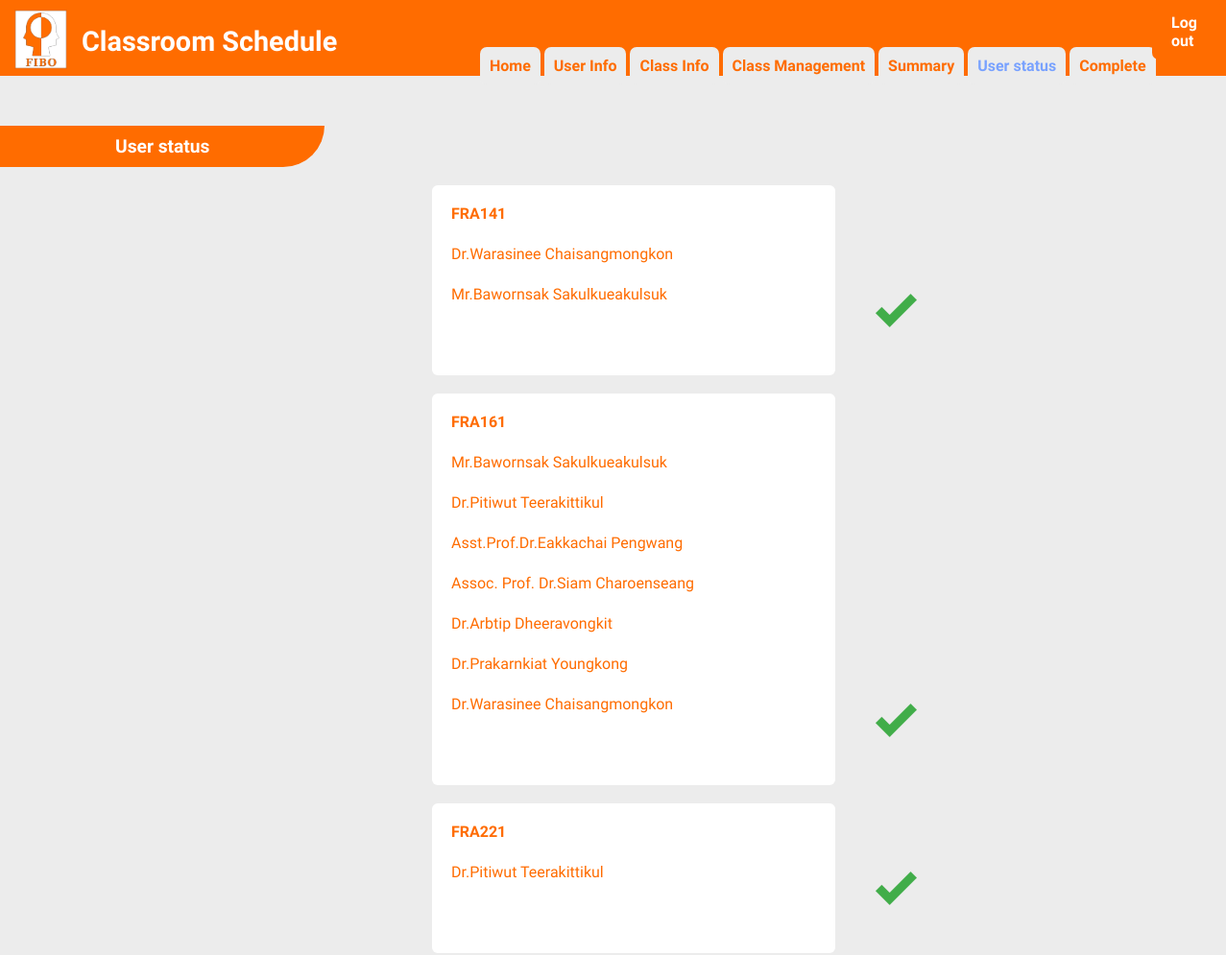
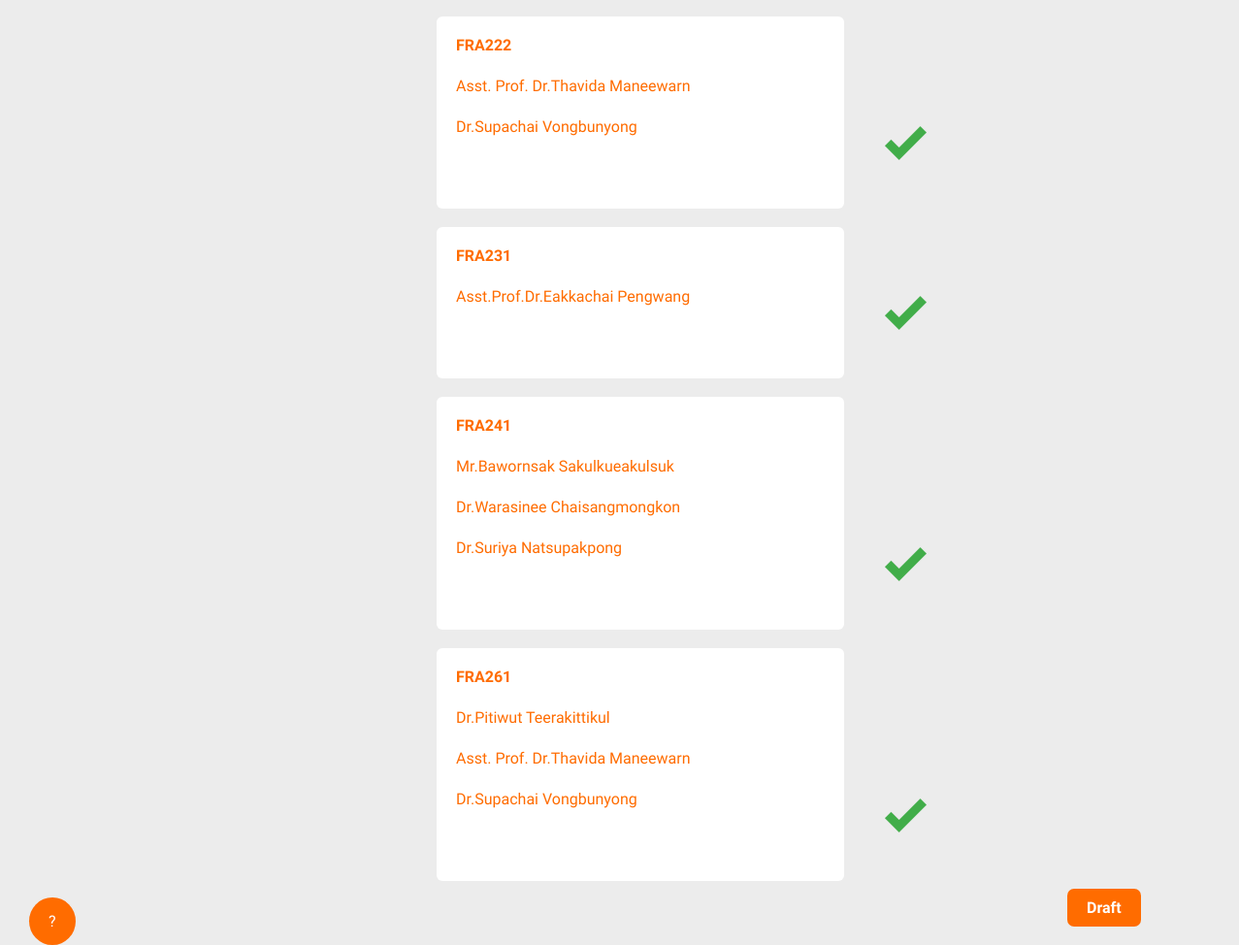
The page /admin6.php on the database its author committed (2 pictures, top to bottom).
### tables this page shows
CREATE TABLE `table_teacher_subject` (
  `No` int(3) NOT NULL,
  `teacher_name` varchar(100) NOT NULL,
  `subject_code` varchar(100) NOT NULL
);

### admin6.php (the view, shortened to what this page needs)
<?php
      require 'dbconfig/config.php';
?>
<!DOCTYPE html>
<html lang="en">
  <head>
    <link rel="stylesheet" type="text/css" href="css/admin1.css">
    <link rel="stylesheet" href="https://cdnjs.cloudflare.com/ajax/libs/font-awesome/4.7.0/css/font-awesome.min.css">
  </head>
  <body>
    <header>
        <img src="images/FIBO_logo.jpg" width="55" height="62" style="margin-top: 10px; margin-left: 10px">
        <div style="font-size: 1.8em; margin-top: -50px; margin-left: 80px">
        <b>Classroom Schedule</b>
        </div><br>
        </header>
        <div style="margin-top: -30px; margin-left: 500px">
            <a href="admin1.php" class="btn1"><b>Home</b></a>
            <a href="admin2.php" class="btn1"><b>User Info</b></a>
            <a href="admin3.php" class="btn1"><b>Class Info</b></a>
            <a href="admin4.php" class="btn1"><b>Class Management</b></a>
            <a href="#" class="btn1"><b>Summary</b></a>
            <a href="admin6.php" class="btn1" style=" color: #79a2ff"><b>User status</b></a>
            <a href="admin7.php" class="btn1"><b>Complete</b></a>
        </div>
        <div style="margin-top: -84px; margin-left: 1200px">
            <a href="index.php" class="btn"><b>Log out</b></a>
        </div>
        <div style="margin-top: 50px;">
            <br><b class="topics">User status</b><br><br>
        </div>
        <?php
        $allsubject = "SELECT DISTINCT subject_code AS Subjects FROM table_teacher_subject";
        $sql = "SELECT * FROM table_teacher_subject";
        $smyData = mysqli_query($con, $sql);
        $smyData2 = mysqli_query($con, $allsubject);
        $save = "";
        while($row = mysqli_fetch_array($smyData2)){
            $check = $row['Subjects'];
            echo "<div style='margin-top:0px; margin-left:450px'class='statuskru'>";
            echo "<p class='text-head'> <b>".$row["Subjects"]."</b></p><br>";
            if($save != "") {
                echo "<p class='text'>".$save."</p><br>";
            }
            while($row = mysqli_fetch_array($smyData)) {
                if($check == $row['subject_code'])
                {
                    echo "<p class='text'>".$row['teacher_name']."</p><br>";
                }
                else if($check != $row['subject_code']) {
                    $save = $row['teacher_name'];
                    break;
                }
            }
            echo "<img src='images/tick.png'>";
            echo "</div>";
            echo "<br>";
            echo "<br>";
        }
            echo "<br>";
    ?>
        <div style="margin-top:-30px;margin-left:1100px">
            <a href="admin7.php" class="btn"><b>Draft</b></a>
        </div>
        <div style="margin-top:-30px;margin-left:30px">
            <button class="howto">?</button>
        </div>
      </body>
    </html>
  </body>
</html>

### css/admin1.css (style rules this page uses)
* { margin: 0; padding: 0; }
.btn { display: inline-block; border: 0px solid #ff6c00; padding: 10px 20px; background-color: #ff6c00; text-decoration: none; font-family: 'Work Sans', sans-serif; font-size: 1em; color: #ffffff ; border-radius: 7px; transition: 0.1s; }
.btn1 { display: inline-block; border: 0px solid #ff6c00; padding: 10px 10px; background-color: #ececec; text-decoration: none; font-family: 'Work Sans', sans-serif; font-size: 1em; color: #ff6c00 ; border-radius: 7px; transition: 0.1s; }
.topics { display: inline-block; border: 0px solid #ff6c00; padding: 10px 120px; background-color: #ff6c00; text-decoration: none; font-family: 'Work Sans', sans-serif; font-size: 1.2em; color: #ffffff ; border-bottom-right-radius: 50px; transition: 0.1s; }
.statuskru { width:420px; height:auto; border:0px; display:inline-block; background:#ffffff; font-size:1em; color:#ff6c00; text-align: left; border-radius:6px; line-height: 42px; font-family: 'Work Sans', sans-serif; box-sizing: border-box 0px; }
.howto { display: inline-block; border: 0px solid #ff6c00; padding: 15px 20px; background-color: #ff6c00; font-family: 'Work Sans', sans-serif; font-size: 1em; color: #ffffff ; border-radius:50%; transition: 0.1s; }
.text { line-height: 0; margin-top: 0px; margin-left: 20px; }
.text-head { line-height: 0; margin-top: 30px; margin-left: 20px; }
.statuskru img { margin-left: 420px; margin-top: -90px }

### admin6.php (style rules this page uses)
body { background-color: #ececec; color: #ff6c00 ; font-family: 'Work Sans', sans-serif; font-size: 1em; text-align: left; }
header { background: #ff6c00 none repeat-x 0 0; color: #FFFFFF; margin-top: 0px; padding: 0 5px; text-align: left; }

### rows shown on the page
table_teacher_subject: teacher_name "Dr.Warasinee Chaisangmongkon"
table_teacher_subject: teacher_name "Mr.Bawornsak Sakulkueakulsuk"
table_teacher_subject: teacher_name "Mr.Bawornsak Sakulkueakulsuk"
table_teacher_subject: teacher_name "Dr.Pitiwut Teerakittikul"
table_teacher_subject: teacher_name "Asst.Prof.Dr.Eakkachai Pengwang"
table_teacher_subject: teacher_name "Assoc. Prof. Dr.Siam Charoenseang"
table_teacher_subject: teacher_name "Dr.Arbtip Dheeravongkit"
table_teacher_subject: teacher_name "Dr.Prakarnkiat Youngkong"
table_teacher_subject: teacher_name "Dr.Warasinee Chaisangmongkon"
table_teacher_subject: teacher_name "Dr.Pitiwut Teerakittikul"
table_teacher_subject: teacher_name "Asst. Prof. Dr.Thavida Maneewarn"
table_teacher_subject: teacher_name "Dr.Supachai Vongbunyong"
table_teacher_subject: teacher_name "Asst.Prof.Dr.Eakkachai Pengwang"
table_teacher_subject: teacher_name "Mr.Bawornsak Sakulkueakulsuk"
table_teacher_subject: teacher_name "Dr.Warasinee Chaisangmongkon"
table_teacher_subject: teacher_name "Dr.Suriya Natsupakpong"
table_teacher_subject: teacher_name "Dr.Pitiwut Teerakittikul"
table_teacher_subject: teacher_name "Asst. Prof. Dr.Thavida Maneewarn"
table_teacher_subject: teacher_name "Dr.Supachai Vongbunyong"

### other values the page prints
$row["Subjects"] "FRA141"
$row["Subjects"] "FRA161"
$row["Subjects"] "FRA221"
$row["Subjects"] "FRA222"
$row["Subjects"] "FRA231"
$row["Subjects"] "FRA241"
$row["Subjects"] "FRA261"
